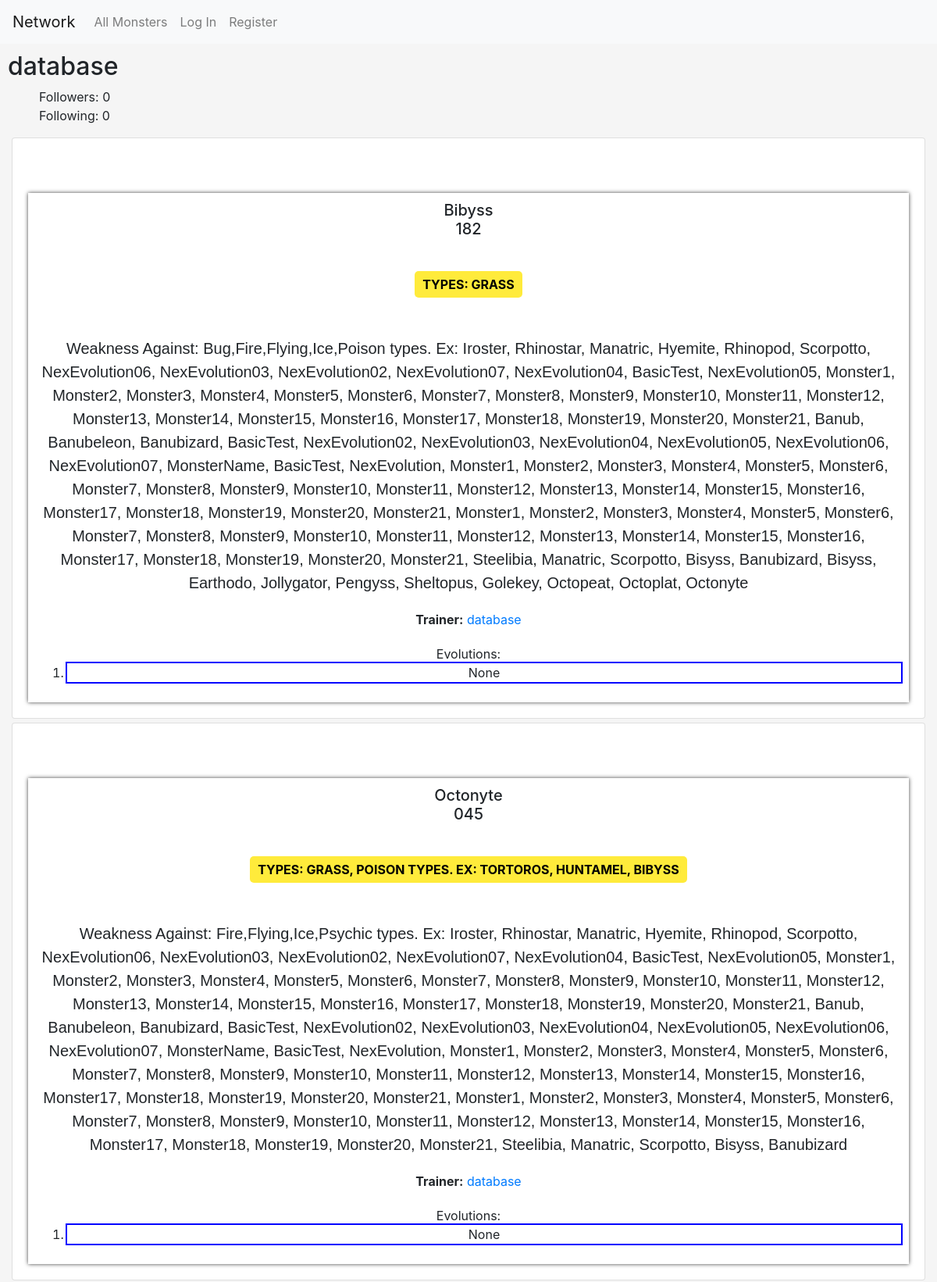
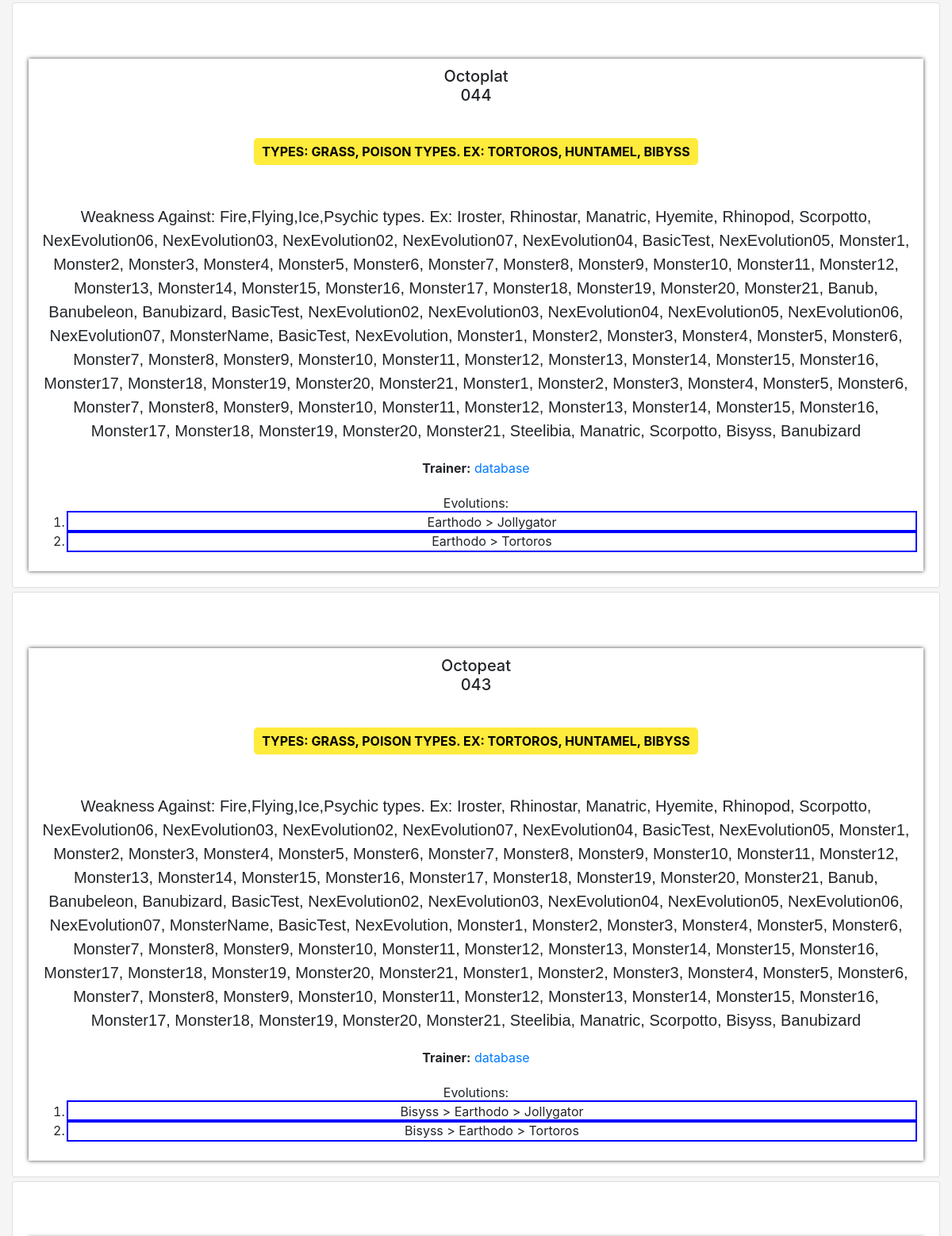
/users/database (upper part), run on the app's committed database (2 pictures, top to bottom).
### network/models.py (models this page shows, shortened)
class User(AbstractUser):
  following = models.ManyToManyField("User", related_name="followers")

class Monster(models.Model):
  evolution_instances = []
  monster_id = models.TextField()
  name = models.TextField()
  types = models.TextField()
  weaknesses = models.TextField()
  trainer = models.ForeignKey("User", on_delete=models.CASCADE, related_name="trains")
  evolutions = models.TextField(default="")
  def get_strong_against(self):
    strong_against = []
    for strength in self.types.split(","):
      monsters_strong_against = Monster.objects.filter(weaknesses__icontains=strength)
      strong_against += [obj.name for obj in monsters_strong_against]
    separator = ', '
    strong_against_string = separator.join(strong_against)
    if len(strong_against_string) > 0:
      types_prettier = ", ".join(self.types.split(","))
      return f"{types_prettier} types. Ex: {strong_against_string}"
    else:
      return self.types
  def get_monsters_weak_against(self):
    weak_against = []
    for weakness in self.weaknesses.split(","):
      monsters_weak_against = Monster.objects.filter(types__icontains=weakness)
      weak_against += [obj.name for obj in monsters_weak_against]
    separator = ', '
    weak_against = separator.join(weak_against)
    if len(weak_against) > 0:
      return f"{self.weaknesses} types. Ex: {weak_against}"
    else:
      return self.weaknesses
  def get_children(self, lineage = ""):
    children = []
    monster = Monster.objects.filter(monster_id=self.monster_id).first()
    def get_children_helper(monster = None, lineage=""):
      evolutions_list = monster.evolutions.split(",")
      if len(lineage) > 0:
        lineage += f" > {monster.name}"
      else:
        lineage = monster.name
      if len(evolutions_list) == 0 or evolutions_list == [""]:
        return lineage
      for child_id in evolutions_list:
        child = Monster.objects.filter(monster_id=child_id).first()
        future_generations = get_children_helper(child, lineage)
        children.append(future_generations)
    get_children_helper(monster)
    children = list(filter(lambda x: x != None, children))
    if len(children) == 0:
      return ["None"]
    return children

### network/views.py (the view)
# urls.py: path("users/<str:username>", views.user, name="user"),
def user(request, username):
    try:
        user = User.objects.get(username=username)
    except User.DoesNotExist:
        raise Http404("User does not exist.")
    monsters = Monster.objects.filter(trainer=user).order_by("-monster_id").all()
    return show_posts(user.username, request, monsters, profile=user)

### network/views.py (called while the page is built)
def show_posts(title, request, posts, profile=None):
    page_index = request.GET.get("page", 1)
    paginator = Paginator(posts, 5)
    page = paginator.page(page_index)
    return render(request, "network/index.html", {
        "title": title,
        "page": page,
        "profile": profile,
        "show_new_monster": (
            request.user.is_authenticated and
            (profile is None or profile == request.user)
        ),
        "show_new_post": (
            request.user.is_authenticated and
            (profile is None or profile == request.user)
        )
    })

### network/templates/network/index.html (shortened to what this page needs)
{% extends "network/layout.html" %}
{% load static %}
{% block body %}
    <h2>{{ title }}</h2>
    {% if profile %}
        <ul>
            <li>Followers: {{ profile.followers.count }}</li>
            <li>Following: {{ profile.following.count }}</li>
        </ul>
    {% endif %}
    {% for monster in page.object_list %}
        <div class="card">
            <div class="card-body">
              <table>
                <tr>
                  <td colspan="2">
                    <h5 class="card-title">
                      <div data-monster="{{ monster.name }}" class="monster-name">{{ monster.name }}</div>
                      <div data-monster="{{ monster.monster_id }}" class="monster-id">{{ monster.monster_id }}</div>
                    </h5>
                  </td>
                </tr>
                <tr>
                  <td>
                    <div data-types="{{ monster.types }}" class="monster-types card-type electric">Types: {{ monster.get_strong_against }}</div>
                  </td>
                </tr>
                <tr>
                  <td>
                    <div data-weaknesses="{{ monster.weaknesses }}" class="monster-weaknesses card-info">Weakness Against: {{ monster.get_monsters_weak_against }}</div>
                  </td>
                </tr>
                  <td>
                    <div data-trainer="{{ monster.trainer }}" class="monster-trainer">
                      <b>Trainer:</b> <a href="{% url 'user' monster.trainer.username %}">{{ monster.trainer.username }}</a>
                    </div>
                  </td>
                <tr>
                  <td>
                    <div data-evolutions="{{ monster.evolutions }}" class="monster-evolutions">Evolutions: </div>
                    <ol>
                    {% for evolution in monster.get_children %}
                      <li><div style="outline: 2px solid blue;">{{ evolution }}</div></li>
                    {% endfor %}
                    </ol>
                  </td>
                </tr>
              </table>
            </div>
        </div>
    {% endfor %}
{% endblock %}

### network/static/network/styles.css (style rules this page uses)
.card { margin: 5px; }
body { background-color: #F5F5F5; }
table { background-color: #FFFFFF; border-collapse: collapse; box-shadow: 0px 0px 5px 0px rgba(0,0,0,0.75); margin: auto; margin-top: 50px; }
td { padding: 10px; text-align: center; vertical-align: middle; }
.card-info { font-family: Arial, sans-serif; font-size: 20px; margin-top: 20px; text-align: center; }
.card-type { background-color: #FFCC00; border-radius: 5px; color: #FFFFFF; display: inline-block; font-size: 16px; font-weight: bold; margin: 10px; padding: 5px 10px; text-transform: uppercase; }
.card-type.electric { background-color: #FFEB3B; color: #000000; }
ul { list-style: none; }

### data on the page
User: username "database", followers.count "0", following.count "0"
Monster: name "Bibyss", monster_id "182", get_strong_against "GRASS", get_monsters_weak_against "Bug,Fire,Flying,Ice,Poison types. Ex: Iroster, Rhinostar, Manatric, Hyemite, Rhinopod, Scorpotto, NexEvolution06, NexEvolution03, NexEvolution02, NexEvolution07, NexEvolution04, BasicTest, NexEvolution05, Monster1, Monster2, Monster3, Monster4, Monster5, Monster6, Monster7, Monster8, Monster9, Monster10, Monster11, Monster12, Monster13, Monster14, Monster15, Monster16, Monster17, Monster18, Monster19, Monster20, Monster21, Banub, Banubeleon, Banubizard, BasicTest, NexEvolution02, NexEvolution03, NexEvolution04, NexEvolution05, NexEvolution06, NexEvolution07, MonsterName, BasicTest, NexEvolution, Monster1, Monster2, Monster3, Monster4, Monster5, Monster6, Monster7, Monster8, Monster9,…", trainer.username "database", get_children "None"
Monster: name "Octonyte", monster_id "045", get_strong_against "GRASS, POISON TYPES. EX: TORTOROS, HUNTAMEL, BIBYSS", get_monsters_weak_against "Fire,Flying,Ice,Psychic types. Ex: Iroster, Rhinostar, Manatric, Hyemite, Rhinopod, Scorpotto, NexEvolution06, NexEvolution03, NexEvolution02, NexEvolution07, NexEvolution04, BasicTest, NexEvolution05, Monster1, Monster2, Monster3, Monster4, Monster5, Monster6, Monster7, Monster8, Monster9, Monster10, Monster11, Monster12, Monster13, Monster14, Monster15, Monster16, Monster17, Monster18, Monster19, Monster20, Monster21, Banub, Banubeleon, Banubizard, BasicTest, NexEvolution02, NexEvolution03, NexEvolution04, NexEvolution05, NexEvolution06, NexEvolution07, MonsterName, BasicTest, NexEvolution, Monster1, Monster2, Monster3, Monster4, Monster5, Monster6, Monster7, Monster8, Monster9,…", trainer.username "database", get_children "None"
Monster: name "Octoplat", monster_id "044", get_strong_against "GRASS, POISON TYPES. EX: TORTOROS, HUNTAMEL, BIBYSS", get_monsters_weak_against "Fire,Flying,Ice,Psychic types. Ex: Iroster, Rhinostar, Manatric, Hyemite, Rhinopod, Scorpotto, NexEvolution06, NexEvolution03, NexEvolution02, NexEvolution07, NexEvolution04, BasicTest, NexEvolution05, Monster1, Monster2, Monster3, Monster4, Monster5, Monster6, Monster7, Monster8, Monster9, Monster10, Monster11, Monster12, Monster13, Monster14, Monster15, Monster16, Monster17, Monster18, Monster19, Monster20, Monster21, Banub, Banubeleon, Banubizard, BasicTest, NexEvolution02, NexEvolution03, NexEvolution04, NexEvolution05, NexEvolution06, NexEvolution07, MonsterName, BasicTest, NexEvolution, Monster1, Monster2, Monster3, Monster4, Monster5, Monster6, Monster7, Monster8, Monster9,…", trainer.username "database", get_children "Earthodo > Jollygator" "Earthodo > Tortoros"
Monster: name "Octopeat", monster_id "043", get_strong_against "GRASS, POISON TYPES. EX: TORTOROS, HUNTAMEL, BIBYSS", get_monsters_weak_against "Fire,Flying,Ice,Psychic types. Ex: Iroster, Rhinostar, Manatric, Hyemite, Rhinopod, Scorpotto, NexEvolution06, NexEvolution03, NexEvolution02, NexEvolution07, NexEvolution04, BasicTest, NexEvolution05, Monster1, Monster2, Monster3, Monster4, Monster5, Monster6, Monster7, Monster8, Monster9, Monster10, Monster11, Monster12, Monster13, Monster14, Monster15, Monster16, Monster17, Monster18, Monster19, Monster20, Monster21, Banub, Banubeleon, Banubizard, BasicTest, NexEvolution02, NexEvolution03, NexEvolution04, NexEvolution05, NexEvolution06, NexEvolution07, MonsterName, BasicTest, NexEvolution, Monster1, Monster2, Monster3, Monster4, Monster5, Monster6, Monster7, Monster8, Monster9,…", trainer.username "database", get_children "Bisyss > Earthodo > Jollygator" "Bisyss > Earthodo > Tortoros"
